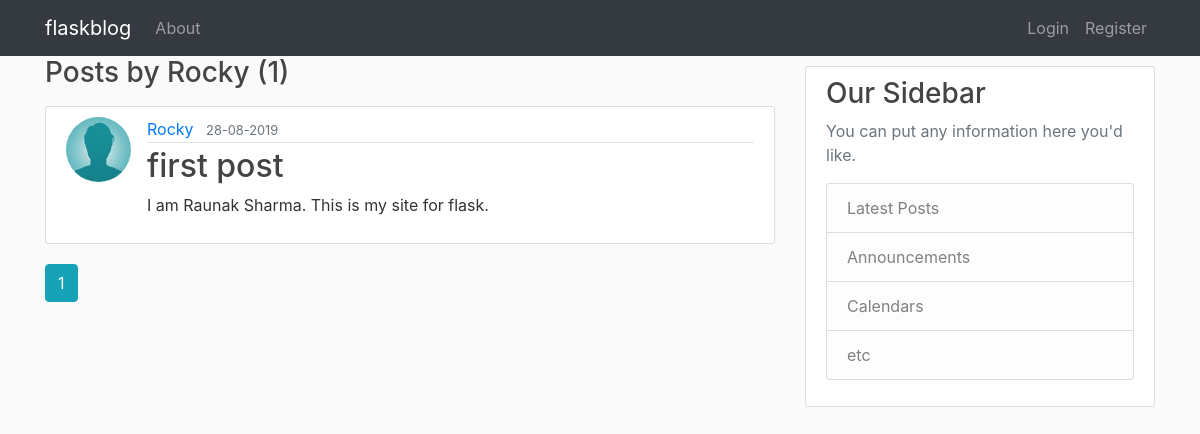
The page /user/Rocky on the database its author committed.
### flaskblog/models.py (models this page shows, shortened)
class User(db.Model,UserMixin):
    id = db.Column(db.Integer,primary_key = True)
    username = db.Column(db.String(10),nullable = False,unique = True)
    email = db.Column(db.String(20),nullable = False,unique = True)
    image_file = db.Column(db.String(20),nullable = False,default = 'default.jpg')
    password = db.Column(db.String(60),nullable = False)
    post = db.relationship('Post',backref='author',lazy=True)

class Post(db.Model):
    id = db.Column(db.Integer,primary_key = True)
    title= db.Column(db.String(100),nullable = False)
    date_posted = db.Column(db.DateTime,nullable = False,default =datetime.utcnow)
    content= db.Column(db.Text,nullable = False)
    user_id = db.Column(db.Integer,db.ForeignKey('user.id'),nullable=False)

### flaskblog/routes.py (the view)
@app.route("/user/<string:username>")
def user_post(username):
    page = request.args.get('page',1,type = int)
    user = User.query.filter_by(username = username).first_or_404()
    posts = Post.query.filter_by(author = user)\
        .order_by(Post.date_posted.desc())\
        .paginate(page = page,per_page = 5)
    return render_template('user_posts.html',posts = posts,user = user)

### flaskblog/templates/user_posts.html
{% extends "layout.html" %}
    {% block content%}
        <h3 class="mb-3">Posts by {{ user.username}} ({{ posts.total}})</h3>
        {% for post in posts.items %}
        <article class="media content-section">
          <img src="{{ url_for('static',filename = 'profile_pics/'+post.author.image_file )}}" alt="" class="rounded-circle article-img">
                <div class="media-body">
                  <div class="article-metadata">
                    <a class="mr-2" href="{{url_for('user_post',username = post.author.username)}}">{{ post.author.username }}</a>
                    <small class="text-muted">{{ post.date_posted.strftime('%d-%m-%Y') }}</small>
                  </div>
                  <h2><a class="article-title" href="{{url_for('post',post_id = post.id)}}">{{ post.title }}</a></h2>
                  <p class="article-content">{{ post.content }}</p>
                </div>
        </article>
        {% endfor%}
        {% for page_num in posts.iter_pages(left_edge =1,right_edge = 1,left_current = 1,right_current = 2) %}
          {% if page_num %}
            {% if posts.page == page_num %}
              <a href="{{url_for('user_post',username = user.username,page = page_num)}}" class="btn btn-info mb-4">{{page_num}}</a>
            {% else %}
            <a href="{{url_for('user_post',username = user.username,page = page_num)}}" class="btn btn-outline-info mb-4">{{page_num}}</a>
            {% endif%}
        {% else %}
            .....
        {% endif%}
        {% endfor %}
    {% endblock %}

### flaskblog/static/main.css (style rules this page uses)
body { background: #fafafa; color: #333333; }
h1, h2, h3, h4, h5, h6 { color: #444444; }
.content-section { background: #ffffff; padding: 10px 20px; border: 1px solid #dddddd; border-radius: 3px; margin-bottom: 20px; margin-top: 10px; }
.article-title { color: #444444; }
.article-content { white-space: pre-line; }
.article-img { height: 65px; width: 65px; margin-right: 16px; }
.article-metadata { padding-bottom: 1px; margin-bottom: 4px; border-bottom: 1px solid #e3e3e3 }

### rows shown on the page
User: username "Rocky"
Post: image_file (picture), author.username "Rocky", date_posted "28-08-2019", title "first post", content "I am Raunak Sharma. This is my site for flask."

### other values the page prints
{{ posts.total }} "1"
{{ page_num }} "1"
